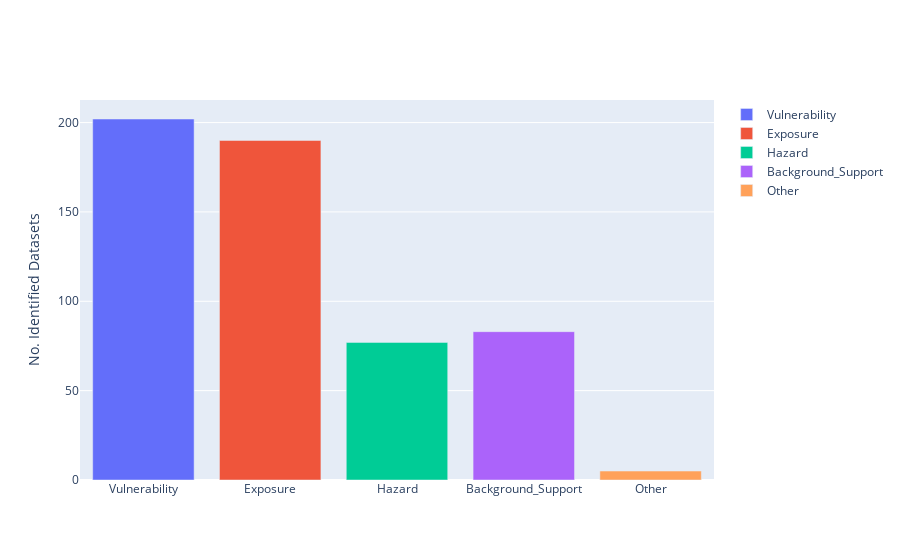

Source (notebook cell):
### Code cell
cat_fig = go.Figure()
cat_fig.add_trace(go.Bar(
    x=['Vulnerability'],
    y=[count_df_reduced.Vulnerability.sum()],
    name='Vulnerability',
    )
)

cat_fig.add_trace(go.Bar(
    x=['Exposure'],
    y=[count_df_reduced.Exposure.sum()],
    name='Exposure',
    )
)
cat_fig.add_trace(go.Bar(
    x=['Hazard'],
    y=[count_df_reduced.Hazard.sum()],
    name='Hazard',
    )
)
cat_fig.add_trace(go.Bar(
    x=['Background_Support'],
    y=[count_df_reduced.Background_Support.sum()],
    name='Background_Support',
    )
)
cat_fig.add_trace(go.Bar(
    x=['Other'],
    y=[count_df_reduced.Other.sum()],
    name='Other',
    )
)
cat_fig.update_yaxes(
title_text='No. Identified Datasets')
cat_fig.show()

### Figure 1 — Plotly figure (JSON) as saved in the notebook; plotly's stock layout.template omitted (floating-point values rounded to 4 significant figures)
{"data": [{"name": "Vulnerability", "type": "bar", "x": ["Vulnerability"], "y": [202]}, {"name": "Exposure", "type": "bar", "x": ["Exposure"], "y": [190]}, {"name": "Hazard", "type": "bar", "x": ["Hazard"], "y": [77]}, {"name": "Background_Support", "type": "bar", "x": ["Background_Support"], "y": [83]}, {"name": "Other", "type": "bar", "x": ["Other"], "y": [5]}], "layout": {"yaxis": {"title": {"text": "No. Identified Datasets"}}}}
